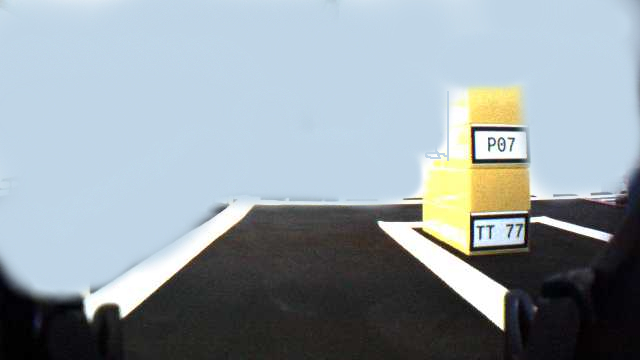
#> input picture Competition/PlateRecognition/IsolatingPlates/dev_images/test0_nobg.jpg, 640 x 360 px
$ python test_plate_isolator_colour.py
#> lines starting #> are read from the running program, lines starting #| are printed output that depends on the picture; after the words box and inside, x2 and y2 are one past the last pixel; in counts of white or black regions, pixels touching at a corner belong together
#> in test_image, detect_image is the input picture: shape (360, 640, 3); mean B, G, R 165, 158.6, 147.4
### Competition/PlateRecognition/IsolatingPlates/plate_isolator_colour.py
#!/usr/bin/env python3

import cv2
import numpy as np


class PlateIsolatorColour:
    """
    The goal of this module is to pick out parking
    1. will pull out cars by colour

    Input: a clean image of the plates
           Random, likely terrible images picked up from Anki camera

    Resources:
    https://www.pyimagesearch.com/2014/08/04/opencv-python-color-detection/
    """

    def __init__(self, colour_bounds=None):
        """
        Sets up our sift recognition based off of our pattern
        """
        # in order HSB, green, blue, yellow
        if colour_bounds is None:
            self.colour_bounds = [
                ([50, 0, 0], [80, 240, 240]),
                ([90, 0, 0], [130, 240, 240]),
                ([0, 0, 0], [60, 255, 255])
            ]
        else:
            self.colour_bounds = colour_bounds

    def detectCar(self, img, duration=1000):
        bound_num = 0

        hsb = cv2.cvtColor(img, cv2.COLOR_BGR2HSV)

        for (lower, upper) in self.colour_bounds:
            # create numpy arrays from colour boundaries
            lower = np.array(lower, dtype="uint8")
            upper = np.array(upper, dtype="uint8")

            # find colours in the range, apply mask
            if (bound_num == 0):
                title = "green"
            elif (bound_num == 1):
                title = "blue"
            else:
                title = "yellow"

            bound_num += 1

            mask = cv2.inRange(hsb, lower, upper)
            print(mask)
            output = cv2.bitwise_and(img, img, mask=mask)
            cv2.imshow(title, np.hstack([img, output]))
            cv2.waitKey(duration)

    # [15 lines left out: function undistort, not called in this run]

### Competition/PlateRecognition/IsolatingPlates/test_plate_isolator_colour.py
#!/usr/bin/env python3

import cv2
from plate_isolator_colour import PlateIsolatorColour

def scale_image(img):
    MAX_IMG_WIDTH = 400

    width = img.shape[1]
#> width = 640
    height = img.shape[0]
#> height = 360
    if (width > MAX_IMG_WIDTH):
        scale_factor = MAX_IMG_WIDTH / width
#> scale_factor = 0.625
        dim = (MAX_IMG_WIDTH, int(height * scale_factor))
#> dim = (400, 225)
        return cv2.resize(img, dim)

    return img


def test_image(img_path, isolator, duration=2000):
    detect_image = cv2.imread(img_path)
    detect_image = scale_image(detect_image)
    isolator.detectCar(detect_image,
                       duration=duration)
#> in detectCar, `hsb = cv2.cvtColor(img, cv2.COLOR_BGR2HSV)`: hsb: shape (225, 400, 3); mean H, S, V 84.3, 42.9, 170.2
#> the loop in detectCar, `for (lower, upper) in self.colour_bounds:` made 3 passes
#> (printed output is left out)
#> pass 2, in detectCar, `mask = cv2.inRange(hsb, lower, upper)`:
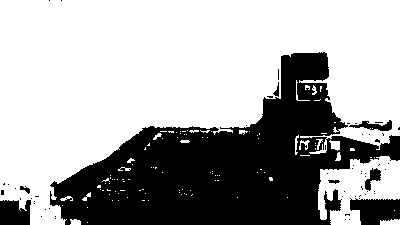
#> mask: shape (225, 400); 65.8% white; 59 black regions (51 under 20 px), largest, box (x1, y1, x2, y2) and area: (50, 52, 400, 225) 28433, (350, 198, 400, 225) 1024, (0, 200, 31, 225) 678
#> after the loop in detectCar, `for (lower, upper) in self.colour_bounds:`: bound_num = 3


def main():
    isolator = PlateIsolatorColour()

    test_image('dev_images/test0_nobg.jpg', isolator)
    test_image('dev_images/test1_nobg.jpg', isolator)
#> call 2 of test_image, with img_path = 'dev_images/test1_nobg.jpg', duration = 2000
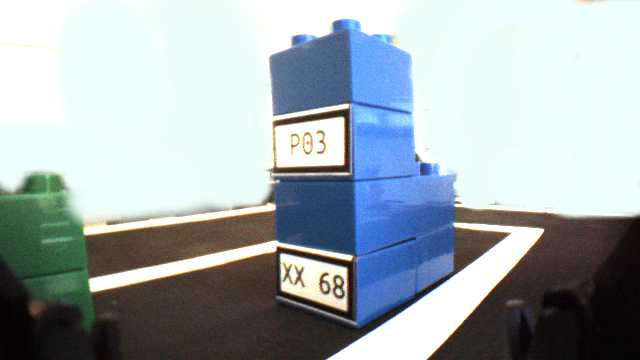
#> input picture Competition/PlateRecognition/IsolatingPlates/dev_images/test1_nobg.jpg, 640 x 360 px
#> in test_image, detect_image is the input picture: shape (360, 640, 3); mean B, G, R 176.2, 172, 161.1
#> in detectCar (call 2), `hsb = cv2.cvtColor(img, cv2.COLOR_BGR2HSV)`: hsb: shape (225, 400, 3); mean H, S, V 70.1, 53.5, 184.3
#> the loop in detectCar (call 2), `for (lower, upper) in self.colour_bounds:` made 3 passes
#> (lower, upper) on passes 1 to 3: ([50, 0, 0], [80, 240, 240]), ([90, 0, 0], [130, 240, 240]), ([0, 0, 0], [60, 255, 255])
#> (printed output is left out)
    test_image('dev_images/test2_nobg.jpg', isolator)
#> call 3 of test_image, with img_path = 'dev_images/test2_nobg.jpg', duration = 2000
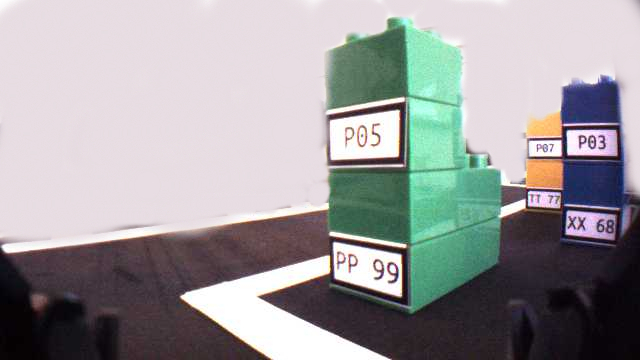
#> input picture Competition/PlateRecognition/IsolatingPlates/dev_images/test2_nobg.jpg, 640 x 360 px
#> in test_image, detect_image is the input picture: shape (360, 640, 3); mean B, G, R 157, 155.5, 156.8
#> in detectCar (call 3), `hsb = cv2.cvtColor(img, cv2.COLOR_BGR2HSV)`: hsb: shape (225, 400, 3); mean H, S, V 134.6, 45.6, 166.8
#> the loop in detectCar (call 3), `for (lower, upper) in self.colour_bounds:` made 3 passes
#> (printed output is left out)
#> pass 1, in detectCar (call 3), `cv2.imshow(title, np.hstack([img, output]))`:
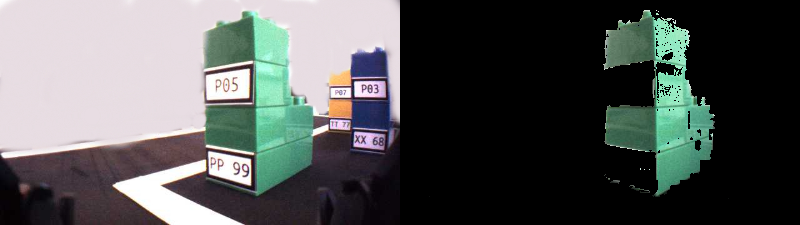
#> window 'green': shape (225, 800, 3); mean B, G, R 86, 87.1, 84.1
    test_image('dev_images/test3_nobg.jpg', isolator)
#> call 4 of test_image, with img_path = 'dev_images/test3_nobg.jpg', duration = 2000
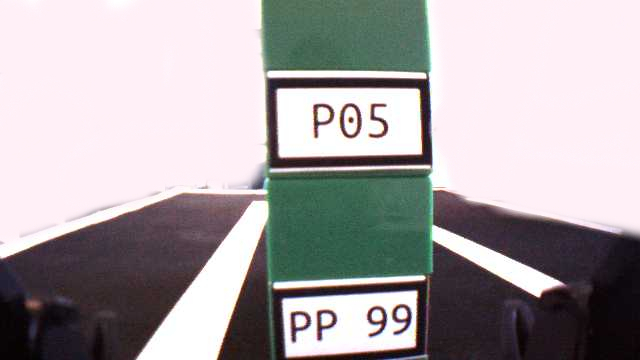
#> input picture Competition/PlateRecognition/IsolatingPlates/dev_images/test3_nobg.jpg, 640 x 360 px
#> in test_image, detect_image is the input picture: shape (360, 640, 3); mean B, G, R 166.1, 163.8, 169.5
#> in detectCar (call 4), `hsb = cv2.cvtColor(img, cv2.COLOR_BGR2HSV)`: hsb: shape (225, 400, 3); mean H, S, V 130.2, 42.1, 175
#> the loop in detectCar (call 4), `for (lower, upper) in self.colour_bounds:` made 3 passes
#> (printed output is left out)
#> pass 1, in detectCar (call 4), `cv2.imshow(title, np.hstack([img, output]))`:
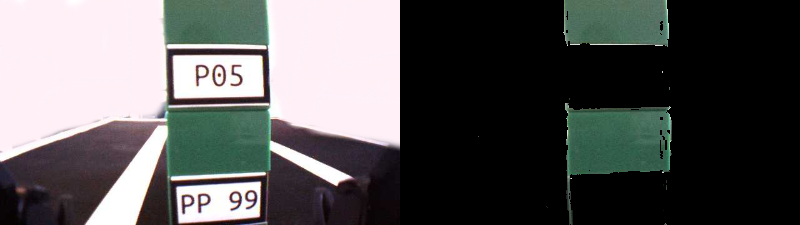
#> window 'green': shape (225, 800, 3); mean B, G, R 88.6, 88.6, 89.1
#> pass 2, in detectCar (call 4), `mask = cv2.inRange(hsb, lower, upper)`:
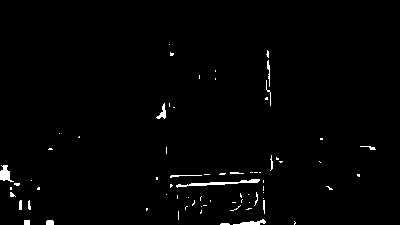
#> mask: shape (225, 400); 1.3% white; 72 white regions (56 under 20 px), largest, box (x1, y1, x2, y2) and area: (176, 179, 260, 188) 223, (0, 165, 14, 182) 131, (233, 219, 266, 225) 93
    # [8 lines of commented-out code are left out]

    print("end of main")


if __name__ == "__main__":
    main()
